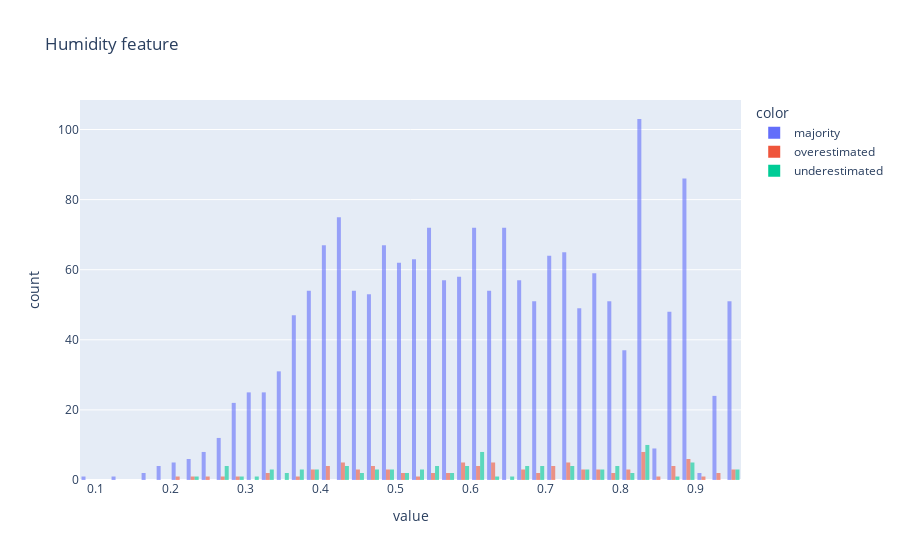

Source (notebook cell):
### Markdown cell above
i) kolom `hum` (humidity)

### Code cell
cnt_result['hum'] = X_test['hum']
px.histogram(cnt_result['hum'], color=cnt_result['error_group'], opacity=0.6, barmode='group', title="Humidity feature")

### Figure 1 — Plotly figure (JSON) as saved in the notebook; plotly's stock layout.template omitted (floating-point values rounded to 4 significant figures; data arrays with more than 128 entries replaced by an {"elided": "..."} marker saying what was removed)
{"data": [{"alignmentgroup": "True", "bingroup": "x", "hovertemplate": "color=majority<br>value=%{x}<br>count=%{y}<extra></extra>", "legendgroup": "majority", "marker": {"color": "#636efa", "opacity": 0.6, "pattern": {"shape": ""}}, "name": "majority", "offsetgroup": "majority", "orientation": "v", "showlegend": true, "type": "histogram", "x": {"elided": "1849 float values"}, "xaxis": "x", "yaxis": "y"}, {"alignmentgroup": "True", "bingroup": "x", "hovertemplate": "color=overestimated<br>value=%{x}<br>count=%{y}<extra></extra>", "legendgroup": "overestimated", "marker": {"color": "#EF553B", "opacity": 0.6, "pattern": {"shape": ""}}, "name": "overestimated", "offsetgroup": "overestimated", "orientation": "v", "showlegend": true, "type": "histogram", "x": [0.74, 0.47, 0.91, 0.87, 0.6, 0.83, 0.6, 0.74, 0.52, 0.73, 0.38, 0.39, 1, 0.88, 0.7, 0.54, 0.74, 0.88, 0.46, 0.66, 0.6, 0.4, 0.49, 0.94, 0.4, 0.43, 0.62, 0.83, 0.93, 0.51, 0.84, 0.87, 0.72, 0.59, 0.44, 0.41, 0.71, 0.43, 0.81, 0.57, 0.38, 0.71, 0.89, 0.5, 0.49, 0.66, 0.62, 0.55, 0.77, 0.62, 0.83, 0.33, 0.46, 0.59, 0.45, 0.59, 0.69, 0.72, 0.27, 0.62, 0.22, 0.73, 0.94, 0.83, 0.87, 0.62, 0.29, 0.57, 0.58, 0.88, 0.94, 0.44, 0.68, 0.88, 0.42, 0.77, 0.33, 0.42, 0.81, 0.83, 0.41, 0.7, 0.43, 0.77, 0.89, 0.93, 0.83, 0.81, 0.46, 0.58, 0.24, 0.82, 0.36, 0.78, 0.6, 0.48, 0.78, 0.66, 0.73, 0.83, 0.21, 0.87], "xaxis": "x", "yaxis": "y"}, {"alignmentgroup": "True", "bingroup": "x", "hovertemplate": "color=underestimated<br>value=%{x}<br>count=%{y}<extra></extra>", "legendgroup": "underestimated", "marker": {"color": "#00cc96", "opacity": 0.6, "pattern": {"shape": ""}}, "name": "underestimated", "offsetgroup": "underestimated", "orientation": "v", "showlegend": true, "type": "histogram", "x": [0.82, 0.65, 0.32, 0.52, 0.6, 0.83, 0.47, 0.77, 0.43, 0.74, 0.69, 0.48, 0.56, 0.61, 0.57, 0.66, 1, 0.46, 0.55, 0.82, 0.55, 0.68, 0.61, 0.42, 0.89, 0.61, 0.45, 0.53, 0.33, 0.88, 0.27, 1, 1, 0.73, 0.94, 0.88, 0.79, 0.55, 0.52, 0.73, 0.27, 0.3, 0.68, 0.36, 0.5, 0.22, 0.61, 0.76, 0.83, 0.47, 0.79, 0.5, 0.81, 0.88, 0.82, 0.74, 0.27, 0.43, 0.39, 0.6, 0.66, 0.79, 0.49, 0.83, 0.87, 0.83, 0.94, 0.66, 0.38, 0.83, 0.58, 0.83, 0.37, 0.58, 0.78, 0.36, 0.74, 0.62, 0.26, 0.55, 0.59, 0.43, 0.73, 1, 0.94, 0.61, 0.61, 0.34, 0.83, 0.72, 0.58, 0.38, 0.88, 0.49, 0.34, 0.44, 0.81, 0.77, 0.66, 0.69, 0.33, 0.29], "xaxis": "x", "yaxis": "y"}], "layout": {"barmode": "group", "legend": {"title": {"text": "color"}, "tracegroupgap": 0}, "title": {"text": "Humidity feature"}, "xaxis": {"anchor": "y", "domain": [0, 1], "title": {"text": "value"}}, "yaxis": {"anchor": "x", "domain": [0, 1], "title": {"text": "count"}}}}
